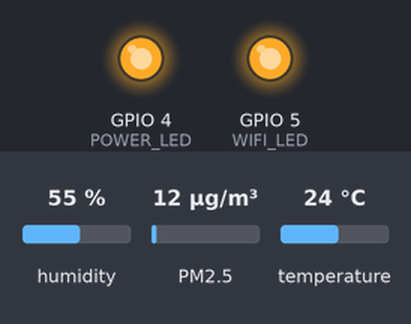
Recording of a sketch running on a simulated ESP32. Shown: output pins drawn as LEDs (lit = HIGH). The test bench sets the inputs (shaded band); at power-on: humidity 55 %, PM2.5 12 µg/m³, temperature 24 °C. WiFi joins after 1.5 s; servers stay silent unless stated; uploads are accepted with an empty reply; the local clock reads 2024-03-15 10:24:30 at power-on unless the sketch sets it; what the sketch prints to the serial monitor is not drawn.

Above: at 4.18 s.
At 9.4 s:
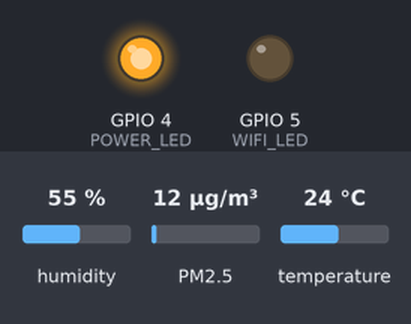
Timing chart, 0 to 17.4 s (numbered marks = the images above):
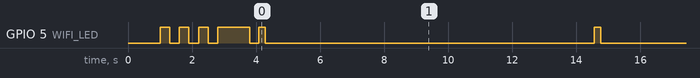

The sketch:

datapostom2m.ino
```cpp
#include <WiFi.h>
#include <HTTPClient.h>
#include <Wire.h>
#include <SoftwareSerial.h>
#include <SDS011.h>
#include "Adafruit_AHTX0.h"
#include "time.h"

// ===== Wi-Fi Configuration =====
const char* ssid = "leelabhavani";
const char* password = "12345678";

// ===== OM2M Server Configuration =====
const char* om2mServer = "http://10.2.143.103:8080/~/in-cse/cnt-496337131";
const char* om2mAe = "admin:admin";

// ===== LED Pin Assignments =====
#define POWER_LED 4  // Red LED for power status (D4)
#define WIFI_LED 5   // Green LED for Wi-Fi and data status (D5)

// ===== Time Configuration =====
const char* ntpServer = "pool.ntp.org";
const long gmtOffset_sec = 19800; // IST (UTC+5:30)
const int daylightOffset_sec = 0;

// ===== Sensor Setup =====
SoftwareSerial sdsSerial(16, 17);  // SDS011 TX=17, RX=16
SDS011 my_sds;
float pm25, pm10;
int err;

Adafruit_AHTX0 aht;

void setup() {
  Serial.begin(115200);
  delay(1000);

  // LED Setup
  pinMode(POWER_LED, OUTPUT);
  pinMode(WIFI_LED, OUTPUT);

  // Turn ON Power LED
  digitalWrite(POWER_LED, HIGH);

  // Connect to Wi-Fi
  Serial.print("Connecting to WiFi");
  WiFi.begin(ssid, password);

  // Blink Green LED while connecting
  while (WiFi.status() != WL_CONNECTED) {
    digitalWrite(WIFI_LED, HIGH);
    delay(300);
    digitalWrite(WIFI_LED, LOW);
    delay(300);
    Serial.print(".");
  }

  Serial.println("\nWiFi Connected!");
  Serial.println(WiFi.localIP());

  // Turn ON Green LED for 1 second to show connected
  digitalWrite(WIFI_LED, HIGH);
  delay(1000);
  digitalWrite(WIFI_LED, LOW);

  // Setup time
  configTime(gmtOffset_sec, daylightOffset_sec, ntpServer);

  // Initialize SDS011
  sdsSerial.begin(9600);
  my_sds.begin(16, 17);
  Serial.println("SDS011 initialized.");

  // Initialize AHT10
  Wire.begin(21, 22);
  if (!aht.begin()) {
    Serial.println("AHT10 not found!");
    while (1); // Halt
  }
  Serial.println("AHT10 initialized.");
}

// Get current epoch time
String getEpochTime() {
  time_t now;
  struct tm timeinfo;
  if (!getLocalTime(&timeinfo)) {
    Serial.println("Failed to obtain time");
    return "0";
  }
  time(&now);
  return String(now);
}

// Send data to OM2M
void postToOM2M(String content) {
  if (WiFi.status() != WL_CONNECTED) {
    Serial.println("WiFi not connected, skipping data post.");
    return;
  }

  HTTPClient http;
  http.begin(om2mServer);
  http.addHeader("X-M2M-Origin", om2mAe);
  http.addHeader("Content-Type", "application/json;ty=4");

  String body =
    "{"
    "\"m2m:cin\": {"
    "\"con\": \"" + content + "\","
    "\"cnf\": \"text\""
    "}"
    "}";

  int code = http.POST(body);
  if (code > 0) {
    Serial.print("POST successful. Code: ");
    Serial.println(code);
    Serial.println(http.getString());

    // Blink green LED quickly to indicate data sent
    digitalWrite(WIFI_LED, HIGH);
    delay(200);
    digitalWrite(WIFI_LED, LOW);
  } else {
    Serial.print("POST failed. Error: ");
    Serial.println(code);
  }

  http.end();
}

void loop() {
  // Check Wi-Fi connection status
  if (WiFi.status() != WL_CONNECTED) {
    // Blink green LED continuously if disconnected
    digitalWrite(WIFI_LED, HIGH);
    delay(300);
    digitalWrite(WIFI_LED, LOW);
    delay(300);
    Serial.println("WiFi Disconnected...");
    return;
  }

  // Read SDS011
  err = my_sds.read(&pm25, &pm10);
  if (!err) {
    Serial.print("PM2.5: ");
    Serial.print(pm25);
    Serial.print(" µg/m³ | PM10: ");
    Serial.println(pm10);
  }

  // Read AHT10
  sensors_event_t humidity, temp;
  aht.getEvent(&humidity, &temp);
  float temperature = temp.temperature;
  float humid = humidity.relative_humidity;

  Serial.print("Temp: ");
  Serial.print(temperature);
  Serial.print(" °C | Humidity: ");
  Serial.println(humid);

  // Get time
  String epoch = getEpochTime();

  // Prepare payload
  String payload = "Time=" + epoch +
                   ",PM2.5=" + String(pm25, 1) +
                   ",PM10=" + String(pm10, 1) +
                   ",Temp=" + String(temperature, 1) +
                   ",Humidity=" + String(humid, 1);

  // Send data
  postToOM2M(payload);

  delay(10000); // Delay 10s
}
```

Measured:
- by itself, GPIO 5 (WIFI_LED): HIGH → LOW at 1.3 s, → HIGH 0.30 s later, → LOW 0.30 s later, → HIGH 0.30 s later, … (32 changes in this stretch)
